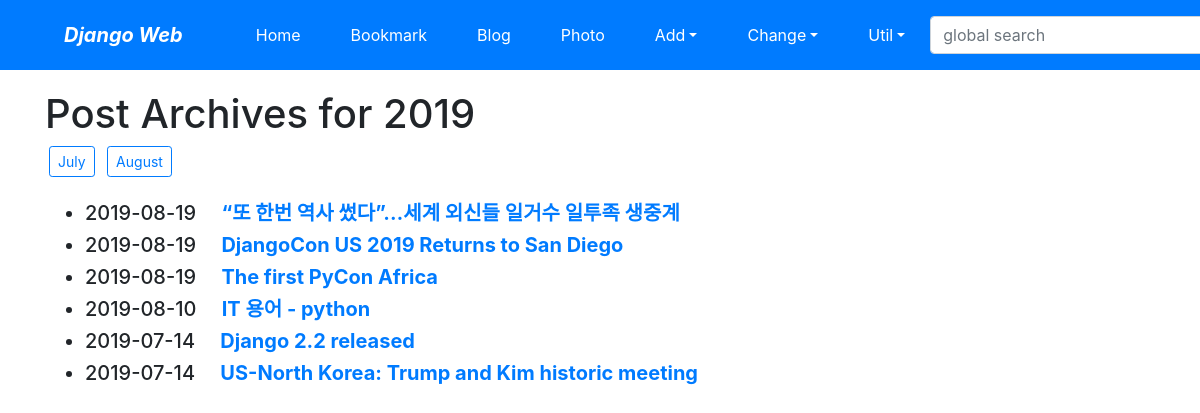
Page /blog/archive/2019/ on the committed database.
### blog/models.py (models this page shows, shortened)
class Post(models.Model):
    title = models.CharField(verbose_name='TITLE', max_length=50)
    slug = models.SlugField('SLUG', unique=True, allow_unicode=True, help_text='one word for title alias.')
    description = models.CharField('DESCRIPTION', max_length=100, blank=True, help_text='simple description text.')
    content = models.TextField('CONTENT')
    create_dt = models.DateTimeField('CREATE DATE', auto_now_add=True)
    modify_dt = models.DateTimeField('MODIFY DATE', auto_now=True)
    tags = TaggableManager(blank=True)
    owner = models.ForeignKey(User, on_delete=models.CASCADE, verbose_name='OWNER', blank=True, null=True)
    class Meta:
        verbose_name = 'post'
        verbose_name_plural = 'posts'
        db_table = 'blog_posts'
        ordering = ('-modify_dt',)
    def get_absolute_url(self):
        return reverse('blog:post_detail', args=(self.slug,))

### blog/views.py (the view)
# urls.py: path('archive/<int:year>/', views.PostYAV.as_view(), name='post_year_archive'),
class PostYAV(YearArchiveView):
    model = Post
    date_field = 'modify_dt'
    make_object_list = True

### blog/templates/blog/post_archive_year.html (shortened to what this page needs)
{% extends "base.html" %}
{% block content %}
    <h1>Post Archives for {{ year|date:"Y" }}</h1>
    {% for date in date_list %}
    <a href="{% url 'blog:post_month_archive' date|date:'Y' date|date:'b' %}"
       class="btn btn-outline-primary btn-sm mx-1">
        {{ date|date:"F" }}</a>
    {% endfor %}
    <br><br>
    <div>
        <ul>
            {% for post in object_list %}
            <li class="h5">
                {{ post.modify_dt|date:"Y-m-d" }}&emsp;
                <a href="{{ post.get_absolute_url }}"><strong>{{ post.title }}</strong></a>
            </li>
            {% endfor %}
        </ul>
    </div>
{% endblock %}

### rows in the picture
Post: modify_dt "2019-08-19", title "“또 한번 역사 썼다”…세계 외신들 일거수 일투족 생중계"
Post: modify_dt "2019-08-19", title "DjangoCon US 2019 Returns to San Diego"
Post: modify_dt "2019-08-19", title "The first PyCon Africa"
Post: modify_dt "2019-08-10", title "IT 용어 - python"
Post: modify_dt "2019-07-14", title "Django 2.2 released"
Post: modify_dt "2019-07-14", title "US-North Korea: Trump and Kim historic meeting"

### other values in the picture
{{ year|date:"Y" }} "2019"
{{ date|date:"F" }} "July" "August"
